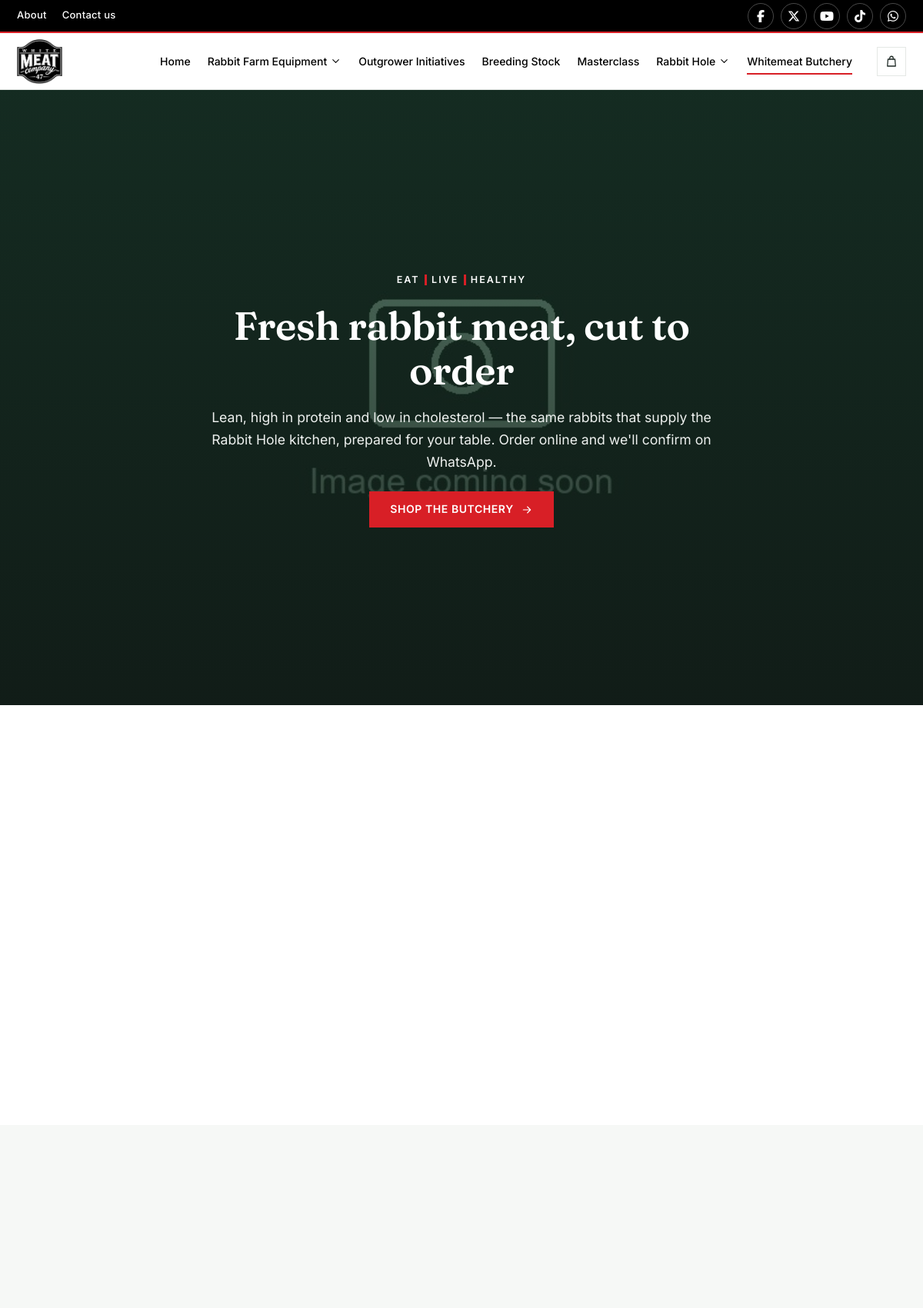
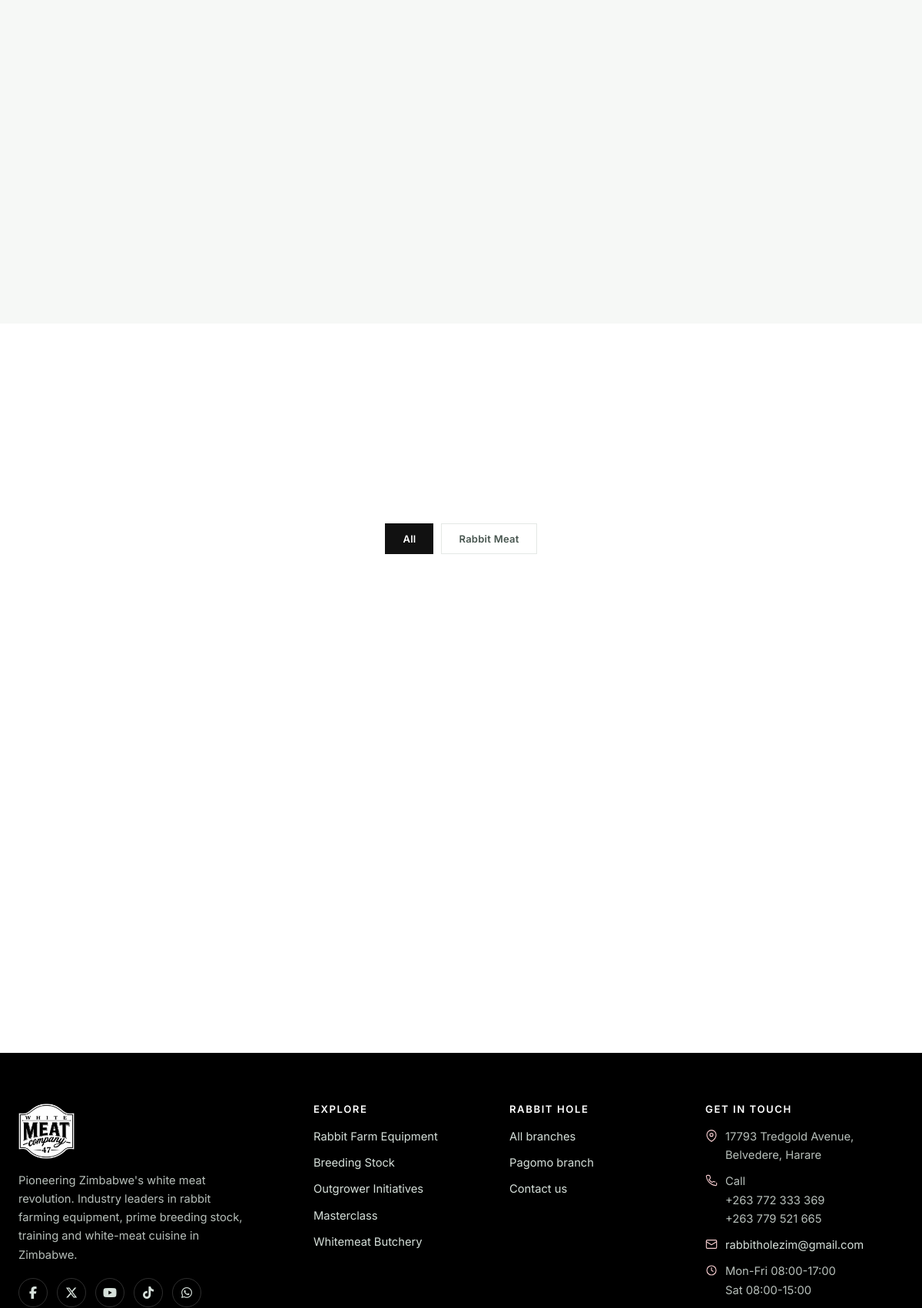
The page /butchery/ (upper part) on the database its author committed (2 pictures, top to bottom).
### frontend/models.py (models this page shows, shortened)
class SiteSettings(models.Model):
    company_name = models.CharField(max_length=120, default="The White Meat Company")
    tagline = models.CharField(
        max_length=160, blank=True,
        default="Pioneering Zimbabwe's white meat revolution.",
    )
    brand_slogan = models.CharField(
        max_length=60, default="EAT | LIVE | HEALTHY",
        help_text="Recurring brand philosophy shown in banners and dividers.",
    )
    whatsapp_number = models.CharField(
        max_length=20, default="263772333369",
        help_text="International format, digits only, no + (used for wa.me links).",
    )
    phone_primary = models.CharField(max_length=30, blank=True, default="+263 772 333 369")
    phone_secondary = models.CharField(max_length=30, blank=True, default="+263 779 521 665")
    email = models.EmailField(blank=True, default="rabbitholezim@gmail.com")
    office_address = models.CharField(
        max_length=255, blank=True,
        default="17793 Tredgold Avenue, Belvedere, Harare",
    )
    restaurant_address = models.CharField(
        max_length=255, blank=True,
        default="Golden Quarry Road & Bulawayo Road, Harare",
    )
    business_hours = models.TextField(
        blank=True,
        default="Mon-Fri 08:00-17:00\nSat 08:00-15:00",
    )
    map_embed_url = models.URLField(
        blank=True, max_length=1000,
        help_text="Google Maps 'embed' src URL for the footer/contact map.",
    )
    facebook_url = models.URLField(blank=True, default="https://www.facebook.com/thewhitemeatco")
    instagram_url = models.URLField(blank=True)
    twitter_url = models.URLField(blank=True, default="https://x.com/WhiteMeatCompa1")
    youtube_url = models.URLField(blank=True, default="https://www.youtube.com/@brightt.makuchete2875")
    tiktok_url = models.URLField(blank=True, default="https://www.tiktok.com/@thewhitemeatco")
    whatsapp_channel_url = models.URLField(
        blank=True, default="https://whatsapp.com/channel/0029VaMwhvvEKyZDkNNk5H21",
    )
    payment_instructions = models.TextField(
        blank=True,
        help_text="Short note shown above the payment details, e.g. 'Pay 50% deposit to confirm your order.'",
    )
    payment_ecocash_number = models.CharField(
        max_length=30, blank=True, help_text="EcoCash / mobile money number customers should pay to.",
    )
    payment_ecocash_name = models.CharField(
        max_length=120, blank=True, help_text="Registered name on the EcoCash/mobile money account.",
    )
    payment_bank_details = models.TextField(
        blank=True,
        help_text="Bank name, account name, account number, branch - shown to customers exactly as typed.",
    )
    updated_at = models.DateTimeField(auto_now=True)
    class Meta:
        verbose_name = "Site settings"
        verbose_name_plural = "Site settings"
    @classmethod
    def load(cls):
        obj, _ = cls.objects.get_or_create(pk=1)
        return obj
    @property
    def slogan_parts(self):
        return [p.strip() for p in (self.brand_slogan or "").split("|") if p.strip()]

### frontend/views.py (the view)
# urls.py: path('butchery/', views.butchery, name='butchery'),
def butchery(request):
    products = ButcheryProduct.objects.filter(is_available=True)
    present = [c for c in products.values_list('category', flat=True).distinct()]
    categories = [(k, v) for k, v in ButcheryProduct.CATEGORY_CHOICES if k in present]
    return render(request, 'butchery.html', {'products': products, 'categories': categories})

### frontend/context_processors.py (called while the page is built)
def admin_nav(request):
    if not request.path.startswith("/dashboard/"):
        return {}
    try:
        from .dashboard import _nav_sections
        return {"sections": _nav_sections()}
    except Exception:
        return {"sections": []}

def site_settings(request):
    try:
        settings_obj = SiteSettings.load()
    except Exception:
        settings_obj = SiteSettings()
    return {"site": settings_obj}

### frontend/models.py (called while the page is built)
    @property
    def image_url(self):
        if self.image:
            try:
                return self.image.url
            except Exception:
                pass
        if self.image_filename:
            return f"/static/images/{self.image_filename}"
        return "/static/images/default-menu-item.jpg"

### frontend/templatetags/wm_icons.py (called while the page is built)
@register.simple_tag
def wm_icon(name, size=24, **attrs):
    paths = _PATHS.get(name, _PATHS["leaf"])
    css_class = attrs.get("class", "wm-icon")
    return mark_safe(
        f'<svg class="{css_class}" width="{size}" height="{size}" viewBox="0 0 24 24" '
        f'fill="none" stroke="currentColor" stroke-width="1.7" stroke-linecap="round" '
        f'stroke-linejoin="round" aria-hidden="true" focusable="false">{paths}</svg>'
    )

### templates/butchery.html (shortened to what this page needs)
{% extends "base.html" %}
{% load static wm_icons %}
{% block content %}
<section class="wm-hero-photo wm-hero-photo--video">
  <video class="wm-hero-photo__video" autoplay muted loop playsinline preload="auto"
         poster="{% static 'images/default-menu-item.jpg' %}">
    <source src="{% static 'videos/butchery.mp4' %}" type="video/mp4">
  </video>
  <div class="wm-hero-photo__inner">
    <span class="wm-eyebrow wm-slogan" style="justify-content:center">
      {% for part in site.slogan_parts %}{% if not forloop.first %}<i class="wm-sep" aria-hidden="true"></i>{% endif %}{{ part }}{% endfor %}
    </span>
    <h1>Fresh rabbit meat, cut to order</h1>
    <p>Lean, high in protein and low in cholesterol &mdash; the same rabbits that supply the Rabbit Hole
      kitchen, prepared for your table. Order online and we'll confirm on WhatsApp.</p>
    <a href="#shop" class="wm-btn wm-btn--accent">Shop the butchery {% wm_icon "arrow-right" size=15 %}</a>
  </div>
</section>
<section class="wm-section">
  <div class="wm-container">
  </div>
</section>
<section class="wm-section wm-section--surface-2">
  <div class="wm-container">
    <div class="wm-services__grid" style="grid-template-columns:repeat(4,1fr)">
    </div>
  </div>
</section>
<section class="wm-section" id="shop">
  <div class="wm-container">
    {% if categories %}
    <div class="wm-menu-tabs wm-menu-tabs--ink" style="margin-bottom:36px">
      <button class="wm-menu-tab is-active" data-filter="all">All</button>
      {% for key, label in categories %}
      <button class="wm-menu-tab" data-filter="{{ key }}">{{ label }}</button>
      {% endfor %}
    </div>
    {% endif %}
    {% if products %}
    <div class="wm-product-grid" id="wm-butchery-grid">
    </div>
    {% else %}
    <p class="wm-notice">No products available right now &mdash; please check back soon or contact us for a quote.</p>
    {% endif %}
  </div>
</section>
{% endblock %}

### templates/partials/footer.html (shortened to what this page needs)
{% load static wm_icons %}
<footer class="wm-footer">
  <div class="wm-container wm-footer__grid">
    <div class="wm-footer__brand">
      <img src="{% static 'images/logo.png' %}" alt="{{ site.company_name }} logo">
      <p>{{ site.tagline }} Industry leaders in rabbit farming equipment, prime breeding stock, training and white-meat cuisine in Zimbabwe.</p>
      <div class="wm-footer__social">
        {% if site.facebook_url %}<a href="{{ site.facebook_url }}" target="_blank" rel="noopener" aria-label="Facebook"><i class="fa-brands fa-facebook-f"></i></a>{% endif %}
        {% if site.twitter_url %}<a href="{{ site.twitter_url }}" target="_blank" rel="noopener" aria-label="X"><i class="fa-brands fa-x-twitter"></i></a>{% endif %}
        {% if site.youtube_url %}<a href="{{ site.youtube_url }}" target="_blank" rel="noopener" aria-label="YouTube"><i class="fa-brands fa-youtube"></i></a>{% endif %}
        {% if site.tiktok_url %}<a href="{{ site.tiktok_url }}" target="_blank" rel="noopener" aria-label="TikTok"><i class="fa-brands fa-tiktok"></i></a>{% endif %}
        {% if site.whatsapp_channel_url %}<a href="{{ site.whatsapp_channel_url }}" target="_blank" rel="noopener" aria-label="WhatsApp channel"><i class="fa-brands fa-whatsapp"></i></a>{% endif %}
      </div>
    </div>
    <div>
      <h4>Explore</h4>
      <ul>
        <li><a href="{% url 'equipment' %}">Rabbit Farm Equipment</a></li>
        <li><a href="{% url 'breeding' %}">Breeding Stock</a></li>
        <li><a href="{% url 'outgrowers' %}">Outgrower Initiatives</a></li>
        <li><a href="{% url 'masterclass' %}">Masterclass</a></li>
        <li><a href="{% url 'butchery' %}">Whitemeat Butchery</a></li>
      </ul>
    </div>
    <div>
      <h4>Rabbit Hole</h4>
      <ul>
        <li><a href="{% url 'rabbithole' %}">All branches</a></li>
        <li><a href="{% url 'pagomo' %}">Pagomo branch</a></li>
        <li><a href="{% url 'index' %}#contact">Contact us</a></li>
      </ul>
    </div>
    <div>
      <h4>Get in touch</h4>
      <ul class="wm-footer__contact">
        {% if site.office_address %}<li>{% wm_icon "pin" size=16 %}<span>{{ site.office_address }}</span></li>{% endif %}
        {% if site.phone_primary %}
        <li>{% wm_icon "phone" size=16 %}<span>Call<br>
          <a href="tel:{{ site.phone_primary|cut:' ' }}">{{ site.phone_primary }}</a>
          {% if site.phone_secondary %}<br><a href="tel:{{ site.phone_secondary|cut:' ' }}">{{ site.phone_secondary }}</a>{% endif %}
        </span></li>
        {% endif %}
        {% if site.email %}<li>{% wm_icon "mail" size=16 %}<a href="mailto:{{ site.email }}">{{ site.email }}</a></li>{% endif %}
        {% if site.business_hours %}<li>{% wm_icon "clock" size=16 %}<span>{{ site.business_hours|linebreaksbr }}</span></li>{% endif %}
      </ul>
    </div>
  </div>
</footer>

### static/css/style.css (style rules this page uses)
* { margin: 0; padding: 0; box-sizing: border-box; }
body, html { font-family: Arial, sans-serif; height: 100%; background-color: #fff; overflow-x: hidden; line-height: 1.6; color: #333; }
h1 { text-align: center; margin-bottom: 40px; font-size: 2em; }
a[href^="tel:"] { color: inherit !important; text-decoration: none !important; }

### static/css/scroll-animations.css (style rules this page uses)
img { transition: opacity 0.4s ease; }

### rows shown on the page
SiteSettings: tagline "Pioneering Zimbabwe's white meat revolution.", office_address "17793 Tredgold Avenue, Belvedere, Harare", phone_primary "+263 772 333 369", phone_secondary "+263 779 521 665", email "rabbitholezim@gmail.com", business_hours "Mon-Fri 08:00-17:00 Sat 08:00-15:00"

### other values the page prints
{{ part }} "EAT" "LIVE" "HEALTHY"
{{ label }} "Rabbit Meat"
